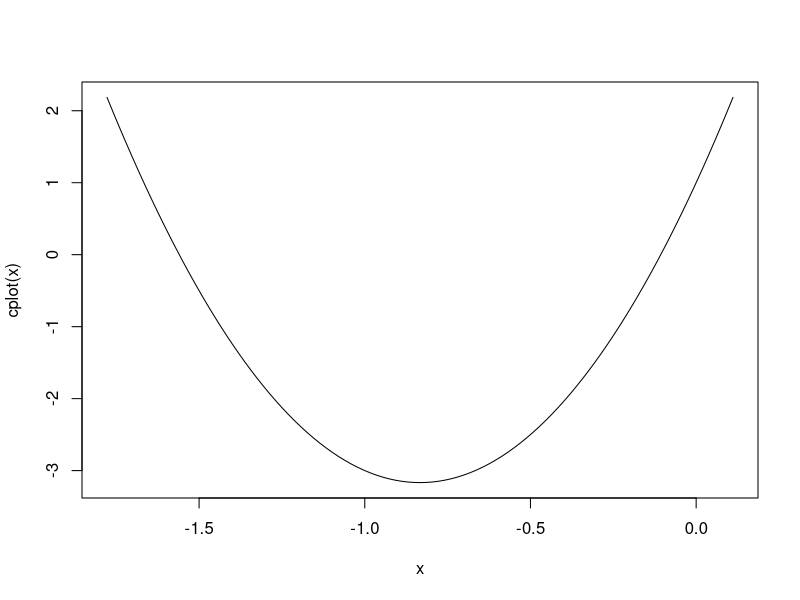
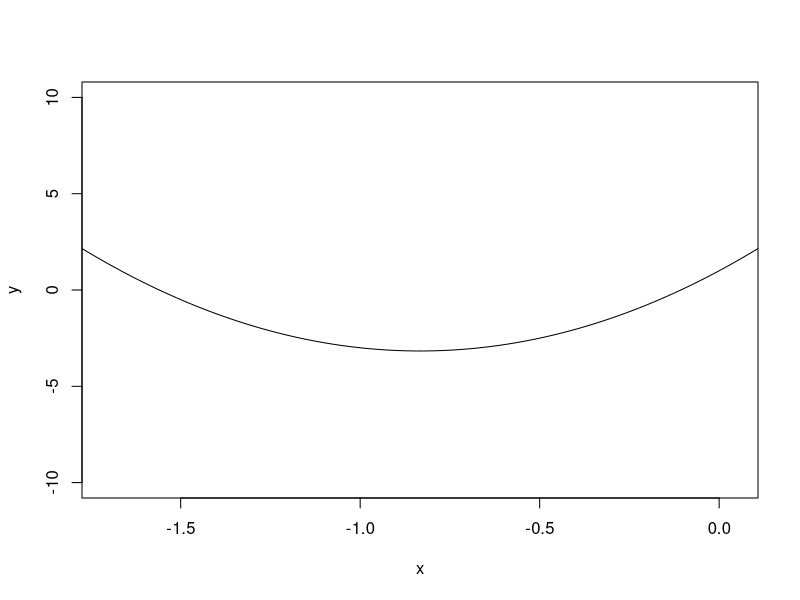

R code for these plots, in order:
## ---- chunk 1
a<-6
b<-10
c<-1
x1 <- (-(b)+(b^2-4*a*c)^0.5)/(2*a)
x2 <- (-(b)-(b^2-4*a*c)^0.5)/(2*a)

## ---- chunk 2
x1
x2
## ---- chunk 3
    xlim1<-if(x1>=x2) x1 else x2
    xlim2<-if(x1>=x2) x2 else x1
cplot<-function(x) (a*x^2+b*x+c)
    plot(curve(cplot,xlim=c(xlim2-abs((xlim2-xlim1)*0.15),xlim1+abs((xlim2-xlim1)*0.15))),type="l",xlim=c(xlim2-abs((xlim2-xlim1)*0.1),xlim1+abs((xlim2-xlim1)*0.1)),ylim=c(-10,10),ylab="y",xlab="x")

